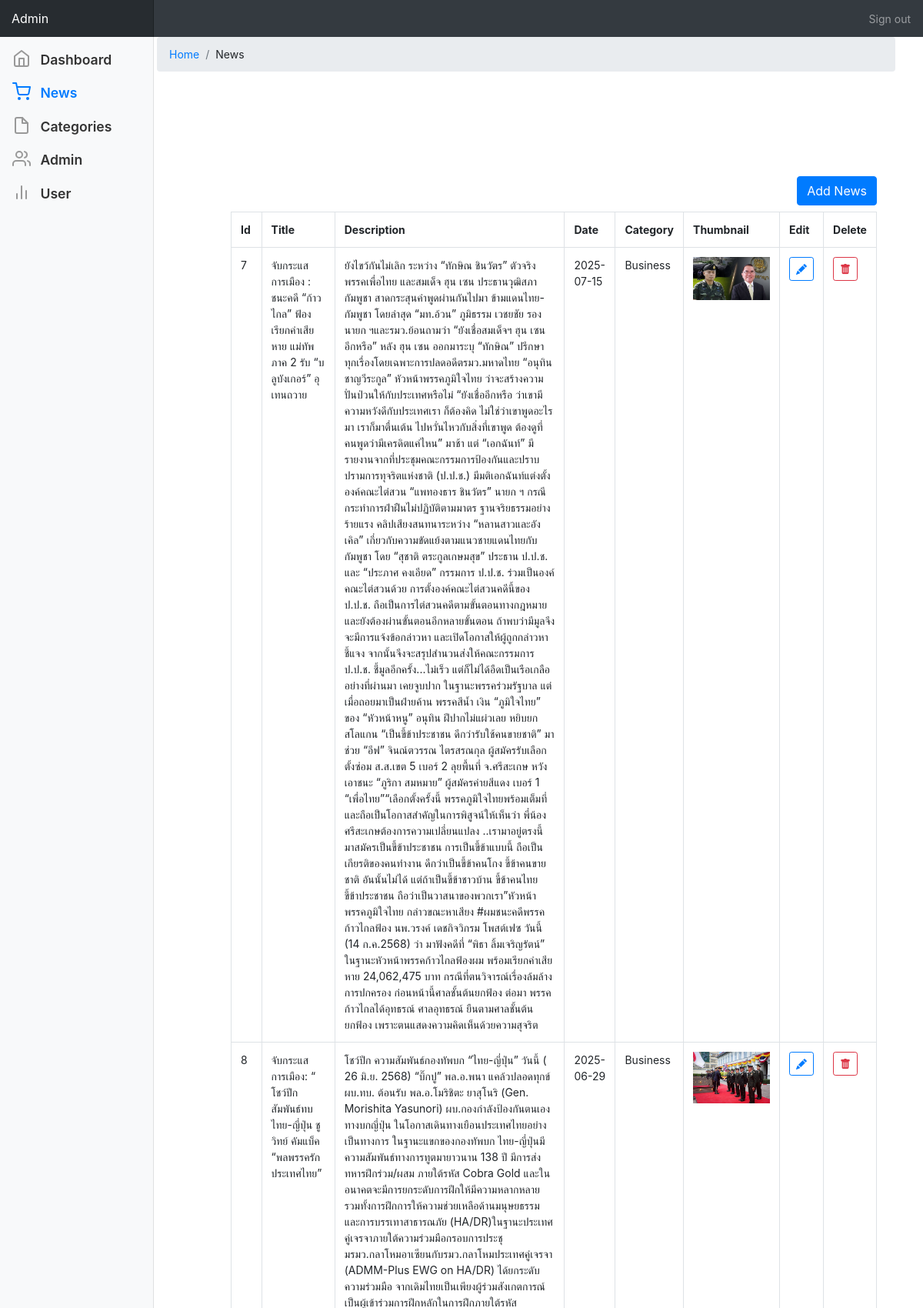
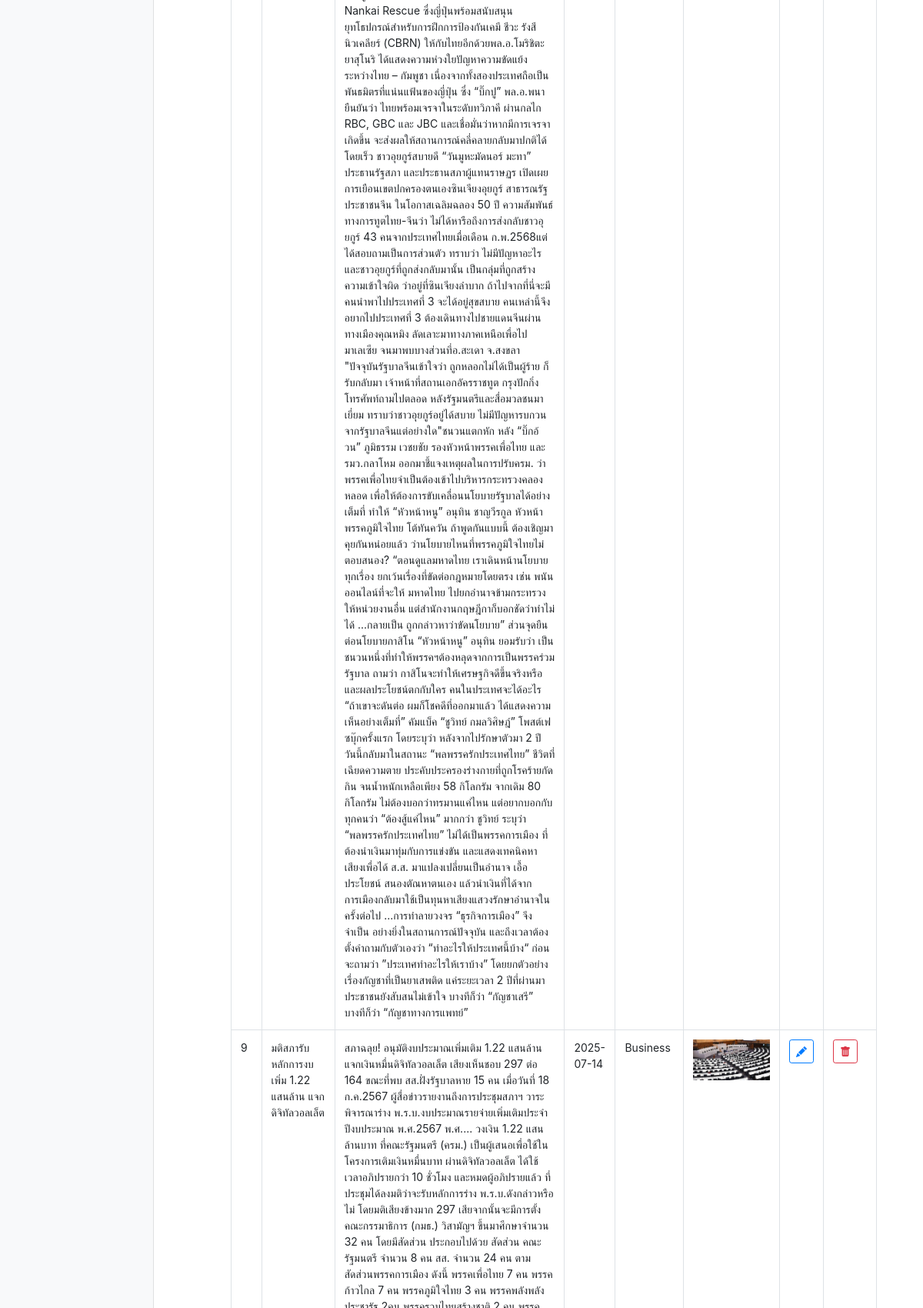
/admin/news.php (signed in, upper part), run on the app's committed database (2 pictures, top to bottom).
### tables this page shows
CREATE TABLE `news` (
  `id` int(100) NOT NULL,
  `title` varchar(255) NOT NULL,
  `description` text NOT NULL,
  `date` date NOT NULL,
  `category` varchar(100) NOT NULL,
  `thumbnail` varchar(255) NOT NULL
);

### admin/news.php (the view, shortened to what this page needs)
<?php
include("../include/header.php");
include("../db2/connection.php");
$newsPerPage = 5;
$pageNumber = isset($_GET["page"]) ? (int)$_GET["page"] : 1;
$offset = ($pageNumber - 1) * $newsPerPage;
$query = mysqli_query($conn, "SELECT * FROM news LIMIT $offset, $newsPerPage");
?>
<link href="https://cdn.jsdelivr.net/npm/bootstrap-icons@1.10.5/font/bootstrap-icons.css" rel="stylesheet">
<div style="margin-left:17%; width:80%">
    <ul class="breadcrumb">
        <li class="breadcrumb-item"><a href="homeadmin.php">Home</a></li>
        <li class="breadcrumb-item">News</li>
    </ul>
</div>
<div style="width: 70%; margin-left:25%; margin-top: 10%;">
  <div class="text-right mb-2">
    <a href="addnews.php" class="btn btn-primary">Add News</a>
  </div>
  <table class="table table-bordered">
    <tr>
      <th>Id</th>
      <th>Title</th>
      <th>Description</th>
      <th>Date</th>
      <th>Category</th>
      <th>Thumbnail</th>
      <th>Edit</th>
      <th>Delete</th>
    </tr>
    <?php while ($row = mysqli_fetch_array($query)) { ?>
        <tr>
          <td><?php echo $row['id']; ?></td>
          <td><?php echo htmlspecialchars($row['title']); ?></td>
          <td><?php echo htmlspecialchars($row['description']); ?></td>
          <td><?php echo $row['date']; ?></td>
          <td><?php echo htmlspecialchars($row['category']); ?></td>
          <td>
            <?php if (!empty($row['thumbnail'])) { ?>
              <img src="../images/<?php echo htmlspecialchars($row['thumbnail']); ?>" alt="Thumbnail" style="width:100px;">
            <?php } else { echo 'No image'; } ?>
          </td>
          <td>
            <a href="news_edit.php?id=<?php echo $row['id']; ?>" class="btn btn-outline-primary btn-sm">
              <i class="bi bi-pencil-fill"></i>
            </a>
          </td>
          <td>
            <a href="news_delete.php?del=<?php echo $row['id']; ?>" class="btn btn-outline-danger btn-sm" onclick="return confirm('Confirm the deletion of this news?')">
              <i class="bi bi-trash-fill"></i>
            </a>
          </td>
        </tr>
    <?php } ?>
  </table>
</div>
<?php include("../include/footer.php"); ?>

### admin/dashboard.css (style rules this page uses)
body { font-size: .875rem; }

### data on the page
news: id "7", title "จับกระแสการเมือง : ชนะคดี “ก้าวไกล” ฟ้องเรียกค่าเสียหาย แม่ทัพภาค 2 รับ “บลูบังเกอร์” อุเทนถวาย", description "ยังไขว้กันไม่เลิก ระหว่าง “ทักษิณ ชินวัตร” ตัวจริงพรรคเพื่อไทย และสมเด็จ ฮุน เซน ประธานวุฒิสภากัมพูชา สาดกระสุนคำพูดผ่านกันไปมา ข้ามแดนไทย-กัมพูชา โดยล่าสุด “มท.อ้วน” ภูมิธรรม เวชยชัย รองนายก ฯและรมว.ย้อนถามว่า “ยังเชื่อสมเด็จฯ ฮุน เซน อีกหรือ” หลัง ฮุน เซน ออกมาระบุ “ทักษิณ” ปรึกษาทุกเรื่องโดยเฉพาะการปลดอดีตรมว.มหาดไทย “อนุทิน ชาญวีระกูล” หัวหน้าพรรคภูมิใจไทย ว่าจะสร้างความปั่นป่วนให้กับประเทศหรือไม่ “ยังเชื่ออีกหรือ ว่าเขามีความหวังดีกับประเทศเรา ก็ต้องคิด ไม่ใช่ว่าเขาพูดอะไรมา เราก็มาตื่นเต้น ไปหวั่นไหวกับสิ่งที่เขาพูด ต้องดูที่คนพูดว่ามีเครดิตแค่ไหน” มาช้า แต่ “เอกฉันท์” มีรายงานจากที่ประชุมคณะกรรมการป้องกันและปราบปรามการทุจริตแห่งชาติ (ป.ป.ช.) มีมติเอกฉันท์แต่งตั้งองค์คณะไต่สวน…", date "2025-07-15", category "Business", thumbnail (picture)
news: id "8", title "จับกระแสการเมือง: “ โชว์ปึกสัมพันธ์ทบ ไทย-ญี่ปุ่น ชูวิทย์ คัมแบ็ค “พลพรรครักประเทศไทย”", description "โชว์ปึก ความสัมพันธ์กองทัพบก “ไทย-ญี่ปุ่น” วันนี้ ( 26 มิ.ย. 2568) “บิ๊กปู” พล.อ.พนา แคล้วปลอดทุกข์ ผบ.ทบ. ต้อนรับ พล.อ.โมริชิตะ ยาสุโนริ (Gen. Morishita Yasunori) ผบ.กองกำลังป้องกันตนเองทางบกญี่ปุ่น ในโอกาสเดินทางเยือนประเทศไทยอย่างเป็นทางการ ในฐานะแขกของกองทัพบก ไทย-ญี่ปุ่นมีความสัมพันธ์ทางการทูตมายาวนาน 138 ปี มีการส่งทหารฝึกร่วม/ผสม ภายใต้รหัส Cobra Gold และในอนาคตจะมีการยกระดับการฝึกให้มีความหลากหลาย รวมทั้งการฝึกการให้ความช่วยเหลือด้านมนุษยธรรมและการบรรเทาสาธารณภัย (HA/DR)ในฐานะประเทศคู่เจรจาภายใต้ความร่วมมือกรอบการประชุมรมว.กลาโหมอาเซียนกับรมว.กลาโหมประเทศคู่เจรจา (ADMM-Plus EWG on HA/DR) ได้ยกระดับความร่วมมือ จากเดิมไทยเป็นเพียงผู้ร่วมสังเกตการณ์…", date "2025-06-29", category "Business", thumbnail (picture)
news: id "9", title "มติสภารับหลักการงบเพิ่ม 1.22 แสนล้าน แจกดิจิทัลวอลเล็ต", date "2025-07-14", category "Business", thumbnail (picture)
